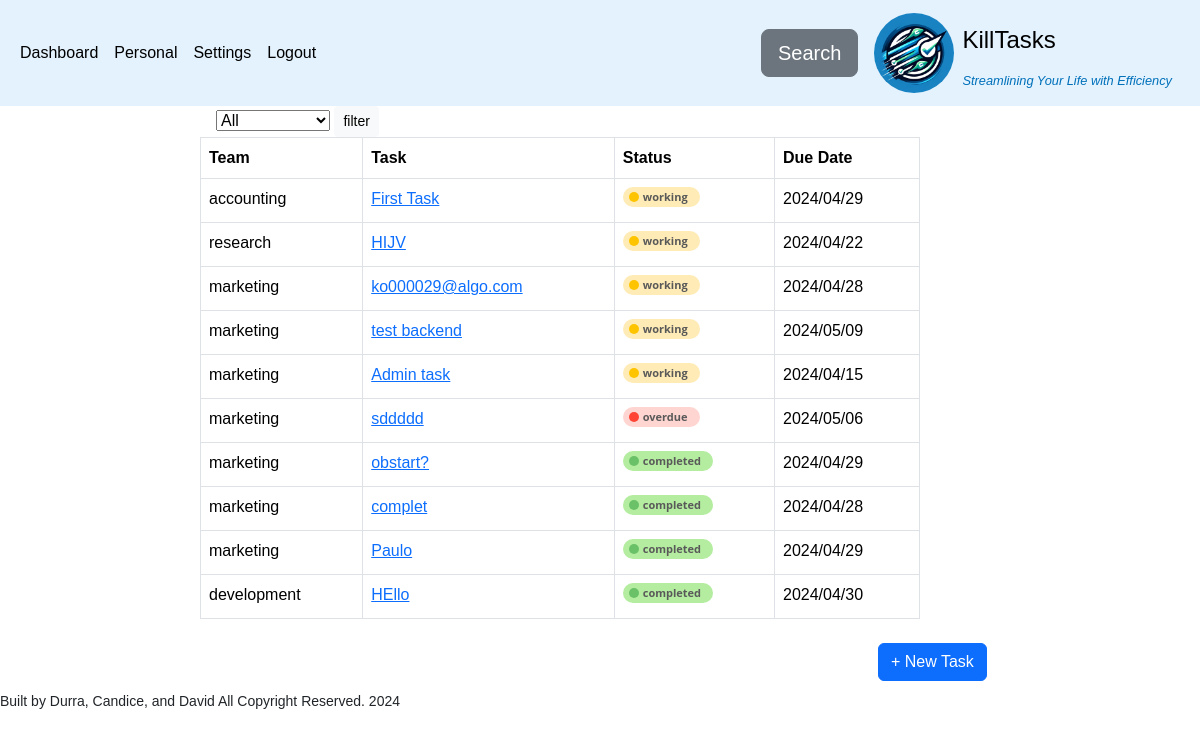
Page /private/dashboard.php (signed in) on the committed database.
### tables this page shows
CREATE TABLE `task` (
  `task_id` int(11) NOT NULL,
  `task_name` varchar(255) DEFAULT NULL,
  `task_description` varchar(255) DEFAULT NULL,
  `user_email` varchar(50) NOT NULL,
  `category` varchar(50) NOT NULL,
  `status` varchar(50) NOT NULL DEFAULT 'working',
  `team` varchar(50) DEFAULT NULL,
  `created_at` timestamp NOT NULL DEFAULT current_timestamp(),
  `updated_at` datetime DEFAULT current_timestamp() ON UPDATE current_timestamp(),
  `start_date` timestamp NULL DEFAULT NULL,
  `due_date` timestamp NULL DEFAULT NULL,
  `deleted` tinyint(1) NOT NULL DEFAULT 0
);

### server/config/pdo.php (called while the page is built, shortened)
<?php
  class PdoDao {
    private PDO $pdo;
    private static string $DB_HOST = "localhost";
    private static string $DB_USER = "admin";
    private static string $DB_PASS = "admin";
    private static string $DB_NAME = "killtasks";
    private static string $DB_PORT = "3306";
    function __construct() {
      $dsn = "mysql:host=" . self::$DB_HOST . ";dbname=" . self::$DB_NAME . ";port=" . self::$DB_PORT;
      try {
        $this->pdo = new PDO($dsn, self::$DB_USER, self::$DB_PASS);
        $this->pdo->setAttribute(PDO::ATTR_ERRMODE, PDO::ERRMODE_EXCEPTION);
      } catch (PDOException $e) {
        echo "Connection failed: " . $e->getMessage();
      }
    }
    function get_pdo(): PDO {
      return $this->pdo;
    }
  }

### server/utils/sanitization.php (called while the page is built, shortened)
<?php
function sanitize(string | int $input, Input $type) : string | int
{
  $input = trim($input);
  switch ($type) {
    case Input::string:
    default:
      return filter_var($input, FILTER_SANITIZE_SPECIAL_CHARS);
  }
}

### server/service/task.php (called while the page is built, shortened)
<?php
include_once("../server/model/task.php");
include_once("../server/config/pdo.php");
include_once("../server/utils/convertors.php");
class TaskService
{
  private PDO $conn;
  public function __construct(PdoDao $pdo = new PdoDao())
  {
    $this->conn = $pdo->get_pdo();
  }
  public function get_tasks_by_team(string $team = "%%")
  {
    try {
      $sql = " SELECT * FROM task
      WHERE team LIKE :team
      AND deleted IS FALSE
      ORDER BY status DESC, created_at;
      ";
      $stmt = $this->conn->prepare($sql);
      $stmt->bindParam(":team", $team, PDO::PARAM_STR);
      $stmt->execute();
      $result = $stmt->fetchAll(PDO::FETCH_ASSOC);
      $tasks = [];
      if (!empty($result)) {
        foreach ($result as $row) {
          $task = new Task(
            $row['task_id'],
            $row['task_name'],
            $row['task_description'],
            $row['user_email'],
            $row['category'],
            $row['status'],
            $row['team'],
            $row['start_date'],
            $row['due_date'],
            $row['created_at'],
            $row['updated_at']
          );
          array_push($tasks, $task);
        }
        return $tasks;
      }
    } catch (PDOException $e) {
      echo $e->getMessage();
    }
  }
}

### server/model/task.php (called while the page is built, shortened)
<?php
class Task implements \JsonSerializable
{
  private ?int $task_id;
  private string $task_name;
  private string $status;
  private string $team;
  private string $due_date;
  function __construct(?int $task_id, string $task_name, string $task_description, string $user_email, string $category, string $status,  string $team, string $start_date, string $due_date, ?string $created_at = null, ?string $updated_at = null)
  {
    $this->task_id = $task_id;
    $this->task_name = $task_name;
    $this->status = strtolower($status);
    $this->team = strtolower( $team);
    $this->due_date = $due_date;
  }
  public function get_task_id(): int
  {
    return $this->task_id;
  }
  public function get_task_name(): string
  {
    return $this->task_name;
  }
  public function get_team(): string | null
  {
    return $this->team;
  }
  public function get_status(): string
  {
    return $this->status;
  }
  public function get_due_date(): string | null
  {
    return $this->due_date;
  }
}

### server/utils/convertors.php (called while the page is built, shortened)
<?php
function string_to_date(?string  $date, string $format = "c")
{
  return $date  ?  date($format, strtotime($date)) : "";
}

### private/dashboard.php (the view, shortened to what this page needs)
<?php
include_once("../server/service/task.php");
include_once("../server/utils/convertors.php");
include_once("../partials/badges.php");
$service = new TaskService();
$team = sanitize("%%", Input::string);
$tasks = $service->get_tasks_by_team($team);
$group_by = array();
if (!isset($tasks) || empty($tasks)) {
  echo "<h1> No tasks found </h1>";
  return;
} else {
  foreach ($tasks as $key => $value) {
    $group_by[$value->get_team()][] = $value;
  }
}
$dup_teams = array_map(fn ($task): string => $task->get_team(), $tasks);
function set(array $data): array
{
  $result = [];
  foreach ($data as $key => $value) {
    if (in_array($value, $result)) {
      continue;
    }
    $result[] = $value;
  }
  return $result;
}
$teams = set($dup_teams);
?>
<?php include("../partials/header.php") ?>
<main id="dashboard">
  <div id="teams_tasks" class="table-responsive">
    <form action="dashboard.php" method="POST">
      <select name="team" id="team">
        <option value="%%">All</option>
      </select>
      <button class="btn btn-sm btn-light" type="submit">filter</button>
    </form>
    <table class="table table-bordered">
      <thead>
        <tr>
          <th scope="col">Team</th>
          <th scope="col">Task</th>
          <th scope="col">Status</th>
          <th scope="col">Due Date</th>
        </tr>
      </thead>
      <tbody>
        <?php foreach ($teams as $team) : ?>
          <?php if (isset($group_by[$team])) : ?>
            <?php foreach ($group_by[$team] as $task) : ?>
              <tr>
                <td><?= $task->get_team() ?></td>
                <td>
                  <a href="task_view.php?task_id=<?= $task->get_task_id() ?>">
                    <?= $task->get_task_name() ?>
                  </a>
                </td>
                <td><?= status_badge($task->get_status()) ?></td>
                <td><?= string_to_date($task->get_due_date(), 'Y/m/d') ?></td>
              </tr>
            <?php endforeach; ?>
          <?php endif ?>
        <?php endforeach; ?>
      </tbody>
    </table>
  </div>
    <div id="create_task">
    <?php include("../partials/create_dialog.php") ?>
    </div>
</main>
<?php include("../partials/footer.php") ?>

### partials/badges.php (shortened to what this page needs)
<?php
function status_badge($status)
{
  $color = "";
  switch (strtolower($status)) {
    case "working":
      $color = "warning";
      break;
    case "completed":
      $color = "success";
      break;
    case "overdue":
      $color = "danger";
      break;
  }
  return "<span class='bdg bdg-" . $color  . "'>" . $status . "</span>";
}

### public/style/global.css (style rules this page uses)
* { margin: 0; padding: 0; box-sizing: border-box; font-family: sans-serif; }
button { padding: 1.3rem 3rem; border-radius: 0.2rem; }
table { overflow-x: auto; width : 100%; }
tr { border-bottom: 1px solid #ddd; }
.bdg-success { background: #b4eda0; }
.bdg-success:before { background: #6bc167; }
.bdg-warning { background: #ffebb6; }
.bdg-warning:before { background: #ffc400; }
.bdg-danger { background: #ffd5d1; }
.bdg-danger:before { background: #ff4436; }

### public/style/task.css (style rules this page uses)
.tasks_table, thead, td, tr, th { margin: 2rem; padding: 1rem; border-collapse: collapse; border: 1px solid #ccc; border-radius: 3px; }

### public/style/dashboard.css (style rules this page uses)
#dashboard { display: flex; flex-direction: column; justify-content: center; align-items: center; }
#teams_tasks { width: 80%; grid-column-start: 1; grid-column-end: 12; }
#teams_tasks > form { margin-left: 1rem; margin-right: 1rem; }
@media (min-width: 768px) { #dashboard { display: grid; grid-template-columns: repeat(12, 1fr); } }
@media (min-width: 768px) { #teams_tasks { grid-column-start: 3; grid-column-end: 12; } }
@media (min-width: 768px) { #create_task { grid-column: 7 / span 3; } }

### rows in the picture
task: team "accounting", task_name "First Task", status "working", due_date "2024/04/29"
task: team "research", task_name "HIJV", status "working", due_date "2024/04/22"
task: team "marketing", task_name "ko000029@algo.com", status "working", due_date "2024/04/28"
task: team "marketing", task_name "test backend", status "working", due_date "2024/05/09"
task: team "marketing", task_name "Admin task", status "working", due_date "2024/04/15"
task: team "marketing", task_name "sddddd", status "overdue", due_date "2024/05/06"
task: team "marketing", task_name "obstart?", status "completed", due_date "2024/04/29"
task: team "marketing", task_name "complet", status "completed", due_date "2024/04/28"
task: team "marketing", task_name "Paulo", status "completed", due_date "2024/04/29"
task: team "development", task_name "HEllo", status "completed", due_date "2024/04/30"

### other values in the picture
$li "Dashboard"
$li "Personal"
$li "Settings"
$li "Logout"
